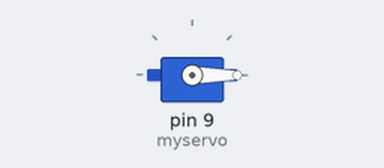
A sketch run on a simulated Arduino Uno, built with avr-gcc and run on an emulated ATmega328P. Shown: servo.

Above: at 0.05 s.
At 0.65 s:
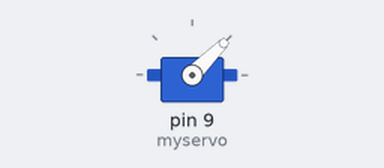
At 1.25 s:
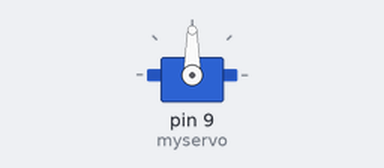
At 2.5 s:
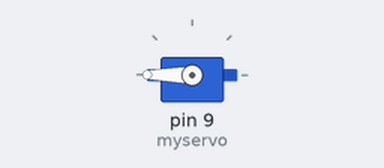
Timing chart, 0 to 5.8 s (numbered marks = the images above):
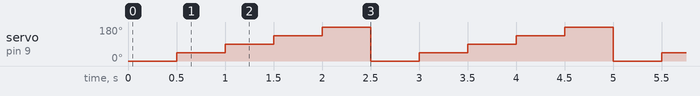

The sketch:

servo.ino
```cpp
#include <Servo.h>

Servo myservo;  // create servo object to control a servo

int pos = 0;

void setup() {
  myservo.attach(9);  // attaches the servo on pin 9 to the servo object
}

void loop() {
  for (pos = 0; pos <=180; pos += 45){
    myservo.write(pos);                  // sets the servo position according to the scaled value
    delay(500);                           // waits for the servo to get there
  }
}
```

Measured:
- by itself, servo on pin 9 (myservo): repeats every 2.5 s: 90° 0.50 s, 135° 0.50 s, 180° 0.50 s, 0° 0.50 s, 45° 0.50 s
